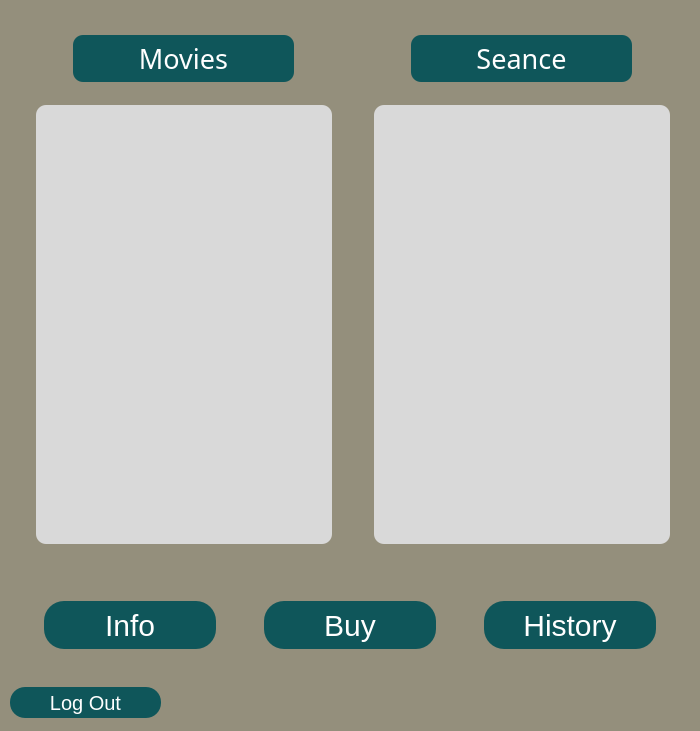
<?xml version="1.0" encoding="UTF-8"?>
<ui version="4.0">
 <class>Main_Window</class>
 <widget class="QWidget" name="Main_Window">
  <property name="geometry">
   <rect>
    <x>0</x>
    <y>0</y>
    <width>700</width>
    <height>731</height>
   </rect>
  </property>
  <property name="windowTitle">
   <string>Main Window</string>
  </property>
  <property name="styleSheet">
   <string notr="true">background-color: rgb(148, 143, 124);</string>
  </property>
  <widget class="QPushButton" name="history">
   <property name="geometry">
    <rect>
     <x>449</x>
     <y>470</y>
     <width>141</width>
     <height>51</height>
    </rect>
   </property>
   <property name="styleSheet">
    <string notr="true">QPushButton:hover{
	background-color: rgb(23, 137, 143);
	color: rgb(255, 255, 255);
	font-size: 30px;
	border-radius: 20px
}
QPushButton:pressed{
	background-color:rgb(14, 85, 89);
	color: rgb(255, 255, 255);
	font-size: 30px;
	border-radius: 20px
}
QPushButton{
background-color: rgb(15, 86, 90);
color: rgb(255, 255, 255);
font-size: 30px;
border-radius: 20px
}
</string>
   </property>
   <property name="text">
    <string>HISTORY</string>
   </property>
  </widget>
  <widget class="QPushButton" name="info">
   <property name="geometry">
    <rect>
     <x>60</x>
     <y>470</y>
     <width>130</width>
     <height>51</height>
    </rect>
   </property>
   <property name="styleSheet">
    <string notr="true">QPushButton:hover{
	background-color: rgb(23, 137, 143);
	color: rgb(255, 255, 255);
	font-size: 30px;
	border-radius: 20px
}
QPushButton:pressed{
	background-color:rgb(14, 85, 89);
	color: rgb(255, 255, 255);
	font-size: 30px;
	border-radius: 20px
}
QPushButton{
background-color: rgb(15, 86, 90);
color: rgb(255, 255, 255);
font-size: 30px;
border-radius: 20px
}
</string>
   </property>
   <property name="text">
    <string>INFO</string>
   </property>
  </widget>
  <widget class="QListWidget" name="movie_list">
   <property name="geometry">
    <rect>
     <x>36</x>
     <y>105</y>
     <width>296</width>
     <height>439</height>
    </rect>
   </property>
   <property name="styleSheet">
    <string notr="true">background-color: rgb(217, 217, 217);
border-radius: 10px;</string>
   </property>
  </widget>
  <widget class="QListWidget" name="seance_list">
   <property name="geometry">
    <rect>
     <x>374</x>
     <y>105</y>
     <width>296</width>
     <height>439</height>
    </rect>
   </property>
   <property name="styleSheet">
    <string notr="true">background-color: rgb(217, 217, 217);
border-radius: 10px;</string>
   </property>
  </widget>
  <widget class="QLabel" name="label">
   <property name="geometry">
    <rect>
     <x>73</x>
     <y>35</y>
     <width>221</width>
     <height>47</height>
    </rect>
   </property>
   <property name="font">
    <font>
     <family>Book Antiqua</family>
    </font>
   </property>
   <property name="styleSheet">
    <string notr="true">background-color: rgb(15, 86, 90);
border-radius: 10px;</string>
   </property>
   <property name="text">
    <string>&lt;html&gt;&lt;head/&gt;&lt;body&gt;&lt;p align=&quot;center&quot;&gt;&lt;span style=&quot; font-size:20pt; color:#ffffff;&quot;&gt;Movies&lt;/span&gt;&lt;/p&gt;&lt;/body&gt;&lt;/html&gt;</string>
   </property>
  </widget>
  <widget class="QLabel" name="label_2">
   <property name="geometry">
    <rect>
     <x>411</x>
     <y>35</y>
     <width>221</width>
     <height>47</height>
    </rect>
   </property>
   <property name="font">
    <font>
     <family>Book Antiqua</family>
    </font>
   </property>
   <property name="styleSheet">
    <string notr="true">background-color: rgb(15, 86, 90);
border-radius: 10px;</string>
   </property>
   <property name="text">
    <string>&lt;html&gt;&lt;head/&gt;&lt;body&gt;&lt;p align=&quot;center&quot;&gt;&lt;span style=&quot; font-size:20pt; color:#ffffff;&quot;&gt;Seance&lt;/span&gt;&lt;/p&gt;&lt;/body&gt;&lt;/html&gt;</string>
   </property>
  </widget>
  <widget class="QPushButton" name="info_2">
   <property name="geometry">
    <rect>
     <x>44</x>
     <y>601</y>
     <width>172</width>
     <height>48</height>
    </rect>
   </property>
   <property name="font">
    <font>
     <pointsize>-1</pointsize>
    </font>
   </property>
   <property name="styleSheet">
    <string notr="true">QPushButton:hover{
	background-color: rgb(23, 137, 143);
	color: rgb(255, 255, 255);
	font-size: 30px;
	border-radius: 20px
}
QPushButton:pressed{
	background-color:rgb(14, 85, 89);
	color: rgb(255, 255, 255);
	font-size: 30px;
	border-radius: 20px
}
QPushButton{
background-color: rgb(15, 86, 90);
color: rgb(255, 255, 255);
font-size: 30px;
border-radius: 20px
}
</string>
   </property>
   <property name="text">
    <string>Info</string>
   </property>
  </widget>
  <widget class="QPushButton" name="buy">
   <property name="geometry">
    <rect>
     <x>264</x>
     <y>601</y>
     <width>172</width>
     <height>48</height>
    </rect>
   </property>
   <property name="font">
    <font>
     <pointsize>-1</pointsize>
    </font>
   </property>
   <property name="styleSheet">
    <string notr="true">QPushButton:hover{
	background-color: rgb(23, 137, 143);
	color: rgb(255, 255, 255);
	font-size: 30px;
	border-radius: 20px
}
QPushButton:pressed{
	background-color:rgb(14, 85, 89);
	color: rgb(255, 255, 255);
	font-size: 30px;
	border-radius: 20px
}
QPushButton{
background-color: rgb(15, 86, 90);
color: rgb(255, 255, 255);
font-size: 30px;
border-radius: 20px
}
</string>
   </property>
   <property name="text">
    <string>Buy</string>
   </property>
  </widget>
  <widget class="QPushButton" name="history_2">
   <property name="geometry">
    <rect>
     <x>484</x>
     <y>601</y>
     <width>172</width>
     <height>48</height>
    </rect>
   </property>
   <property name="font">
    <font>
     <pointsize>-1</pointsize>
    </font>
   </property>
   <property name="styleSheet">
    <string notr="true">QPushButton:hover{
	background-color: rgb(23, 137, 143);
	color: rgb(255, 255, 255);
	font-size: 30px;
	border-radius: 20px
}
QPushButton:pressed{
	background-color:rgb(14, 85, 89);
	color: rgb(255, 255, 255);
	font-size: 30px;
	border-radius: 20px
}
QPushButton{
background-color: rgb(15, 86, 90);
color: rgb(255, 255, 255);
font-size: 30px;
border-radius: 20px
}
</string>
   </property>
   <property name="text">
    <string>History</string>
   </property>
  </widget>
  <widget class="QPushButton" name="log_out">
   <property name="geometry">
    <rect>
     <x>10</x>
     <y>687</y>
     <width>151</width>
     <height>31</height>
    </rect>
   </property>
   <property name="font">
    <font>
     <pointsize>-1</pointsize>
    </font>
   </property>
   <property name="styleSheet">
    <string notr="true">QPushButton:hover{
	background-color: rgb(23, 137, 143);
	color: rgb(255, 255, 255);
	font-size: 20px;
	border-radius: 15px
}
QPushButton:pressed{
	background-color:rgb(14, 85, 89);
	color: rgb(255, 255, 255);
	font-size: 20px;
	border-radius: 15px
}
QPushButton{
background-color: rgb(15, 86, 90);
color: rgb(255, 255, 255);
font-size: 20px;
border-radius: 15px
}
</string>
   </property>
   <property name="text">
    <string>Log Out</string>
   </property>
  </widget>
 </widget>
 <resources/>
 <connections/>
</ui>
